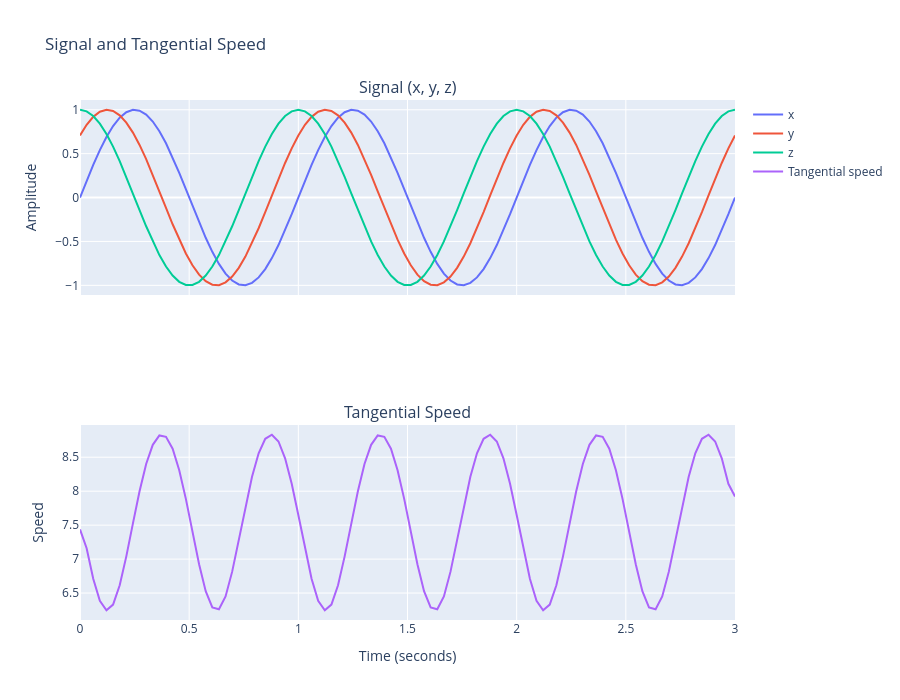

Notebook code for this chart:
### Code cell
import plotly.graph_objects as go
from plotly.subplots import make_subplots

# Calculate tangential speed
speed = tangential_speed(s, t)

# Create two plots
fig = make_subplots(
    rows=2,
    cols=1,
    shared_xaxes=True,
    subplot_titles=("Signal (x, y, z)", "Tangential Speed")
)

# Plot signal components
fig.add_trace(
    go.Scatter(x=t.flatten(), y=s[:, 0], mode="lines", name="x"),
    row=1, col=1
)

fig.add_trace(
    go.Scatter(x=t.flatten(), y=s[:, 1], mode="lines", name="y"),
    row=1, col=1
)

fig.add_trace(
    go.Scatter(x=t.flatten(), y=s[:, 2], mode="lines", name="z"),
    row=1, col=1
)

# Plot tangential speed
fig.add_trace(
    go.Scatter(
        x=t.flatten(),
        y=speed.flatten(),
        mode="lines",
        name="Tangential speed"
    ),
    row=2, col=1
)

# Add labels
fig.update_xaxes(title_text="Time (seconds)", row=2, col=1)
fig.update_yaxes(title_text="Amplitude", row=1, col=1)
fig.update_yaxes(title_text="Speed", row=2, col=1)

fig.update_layout(
    title="Signal and Tangential Speed",
    height=700,
    hovermode="x unified"
)

fig.show()
